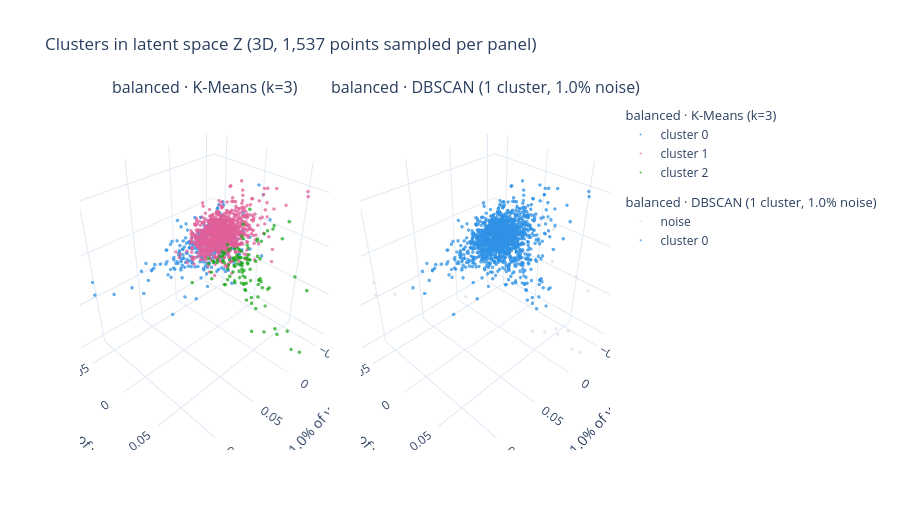
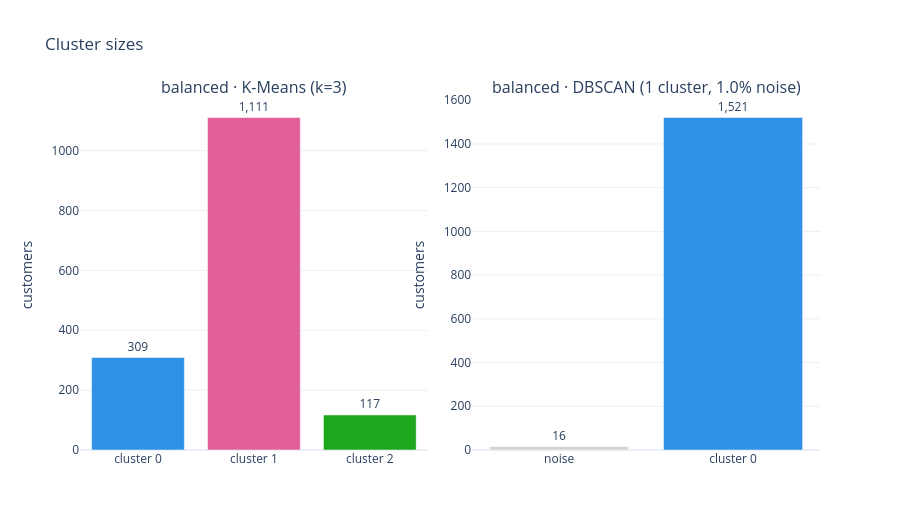
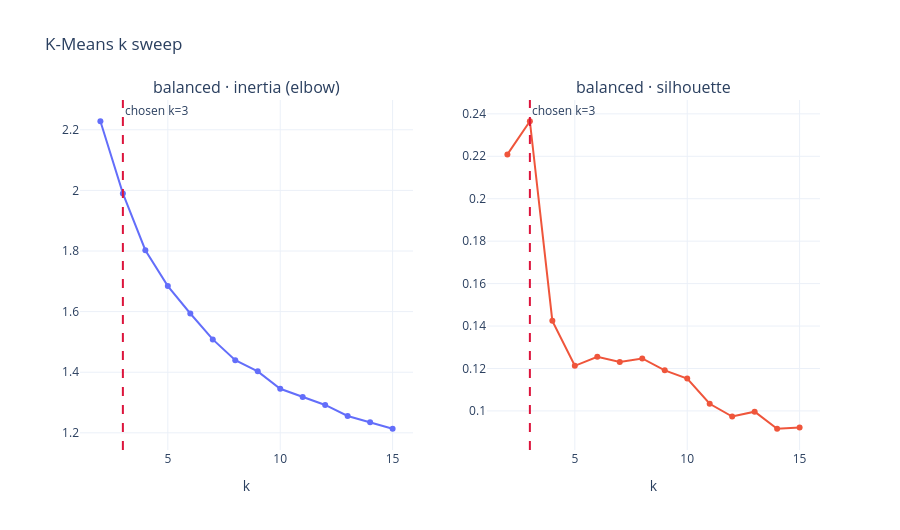

Source (notebook cell) for these figures, in order:
### Code cell
# Plot: clusters, cluster sizes, K-Means k sweep
figure = plot_clustering(train_result_repeat, dims=3)
figure.show()

figure = plot_clustering(train_result_repeat, view="sizes")
figure.show()

figure = plot_clustering(train_result_repeat, view="k_sweep")
figure.show()

### Figure 1 — Plotly figure (JSON) as saved in the notebook; plotly's stock layout.template omitted (floating-point values rounded to 4 significant figures; data arrays with more than 128 entries replaced by an {"elided": "..."} marker saying what was removed)
{"data": [{"customdata": {"elided": "309 str values"}, "hovertemplate": "%{customdata}<br>cluster 0<extra></extra>", "legendgroup": "balanced-kmeans", "legendgrouptitle": {"text": "balanced · K-Means (k=3)"}, "marker": {"color": "#2E91E5", "opacity": 0.75, "size": 2}, "mode": "markers", "name": "cluster 0", "scene": "scene", "type": "scatter3d", "x": {"elided": "309 float values"}, "y": {"elided": "309 float values"}, "z": {"elided": "309 float values"}}, {"customdata": {"elided": "1111 str values"}, "hovertemplate": "%{customdata}<br>cluster 1<extra></extra>", "legendgroup": "balanced-kmeans", "legendgrouptitle": {"text": "balanced · K-Means (k=3)"}, "marker": {"color": "#E15F99", "opacity": 0.75, "size": 2}, "mode": "markers", "name": "cluster 1", "scene": "scene", "type": "scatter3d", "x": {"elided": "1111 float values"}, "y": {"elided": "1111 float values"}, "z": {"elided": "1111 float values"}}, {"customdata": ["02e9109b7e0a985108b43e573b6afb23", "041caba6a63ace5818387698ea85cdb2", "06a52782a04f0086d16b9c22d0e29438", "07b1b60bca2b6326fa2adb259ea4a55f", "083ca1aa470c280236380973a48f77c6", "0a61b571f594b6919601bcf3380da7f7", "0b18593e033697810a62a987e77f4b8c", "0e4cb268bd62da7db135af6349b4fc2a", "12d8b5ed661190a3a08183644dfc504d", "12f5d6e1cbf93dafd9dcc19095df0b3d", "1373e04979cfa0fb2092909abbd57f25", "1b6e96ed99cb8d135efe220d761bbd67", "1c628081cb579ed6035b9aa8614e69f4", "1da09dd64e235e7c2f29a4faff33535c", "2004ba7732339d9be65f2236d8887ae4", "23339103d82a054f9729b0554ce22e8c", "25a560b9a6006157838aab1bdbd68624", "25f3cf83109f636d52d288fa4e797111", "2b161eaf4956b131691842e87b3c39c7", "2e43e031f10de28e557c35ef668f9396", "30a81e307f19e822e7199139fe52b1b0", "310647380793836bfa5b7b6b3f518423", "31d332d20895c5c0baefe55207a0fead", "32ea3bdedab835c3aa6cb68ce66565ef", "33176de67c05eeed870fd49f234387a0", "34b0cd95480e55c2a701293a2b9671b3", "39104edef5e46d7b8c61848cc95e6d97", "3bab949ef05da8e9b3cfd541b6af0ffd", "3de0c9303f39b7ccfe69ca11aee19cc6", "3ea4185126195c34ed9949d8e406d570", "455c17b35969ca198c17f2fc9e8eba1b", "46958f708ade6b6a88b2e5aca1e66de5", "47c1a3033b8b77b3ab6e109eb4d5fdf3", "4e1cce07cd5937c69dacac3c8b13d965", "4e65032f1f574189fb793bac5a867bbc", "4facc2e6fbc2bffab2fea92d2b4aa7e4", "50cd97d731f3f5e3f321673c2671a23d", "51d91326ffc0688da14a001de38c264b", "593cb774409e5239a1946d1c88e0813d", "5e8f38a9a1c023f3db718edcf926a2db", "6222ef69df52b4ed71be551725551cc0", "63cfc61cee11cbe306bff5857d00bfe4", "6419a1be8feac26ec793667b71cbaeb4", "6469f99c1f9dfae7733b25662e7f1782", "6668e1ae499e2e9be475b7f708580232", "6a6a7141119ceaeca4dfbae7a580a515", "6a80a86f478a93a5f4c7ba8db6441a6b", "6a9e15d6fa8ce1cabf193c21aa577f64", "6bb535b0906b43e0041916897667aeed", "6f64406ed5cfa4a2d9bd35e91bfd6587", "7305430719d715992b00be82af4a6aa8", "732d307839b02bc2d3a4c26b515ea2b9", "738ffcf1017b584e9d2684b36e07469c", "74cb1ad7e6d5674325c1f99b5ea30d82", "7589544c08cc5de364cad85ee73f4b63", "76a0491dd70c125840fa259f00dfc351", "795c1622cf7a53d63d324e862349d01c", "821e75291b1ad362e614c0ea79fc95a6", "83e7958a94bd7f74a9414d8782f87628", "86df00dc5fd68f4dd5d5945ca19f3ed6", "8961b4ca2c5aceb7a78ea72c6e0c840a", "8cd6f80d3c3994e2060d46ec07ff0b0a", "8dafb82f687e3b0dc9e97b4198b92128", "8f2fa110f45a5b5592f1593842b7e87d", "8f6ce2295bdbec03cd50e34b4bd7ba0a", "90f323e9f0948ddd96c6f6a8ecc75830", "93360190b9375a40b65720ee99387a4a", "94a19681bf6faa3c6ce3e2df1c2d97cb", "9832ae2f7d3e5fa4c7a1a06e9551bc61", "9d31457a03125fc870787a251760315a", "a029899dd8534557a81c369475ff80c8", "a1874c5550d2f0bc14cc122164603713", "a3021c629bd1d99347a8e75a9ab035d8", "a73c5464692d3bc09d64e3edefae9015", "a9e070f61d35aa13e420c8597b5ccb3d", "ab243cd9e788d689cc822380f59616e1", "ab744045d2445f5bae53b57a4b99bfbf", "ac987d464574ee0f743f9b630f937a27", "acaf5177d6de60fda7ce77c48abb5230", "acea6bd29b8c1e3c6a8b266a8fb4475e", "ae20947231d4d44dde1680a7ab14d90a", "b2e9a05d23ea17713b5d7799f2004f8e", "b39dde6dd619943190a8cc9aa6db38a4", "b4e4f24de1e8725b74e4a1f4975116ed", "b64ebaf3d11b7209fe566364cc359a51", "b8b3c435a58aebd788a477bed8342910", "ba77e9b6506636dcbd03e463d4786f24", "bc3e7032668d3f411c227eec09221362", "bf6656ef50e6fd00e7517b01d615b4f3", "c0118e2c0a037c31aeca71d0b81f66a1", "c25d2fb6d22e04ce43c3652e3cacadad", "c4fe9fc8b5e1b4f9992db983d0429854", "c6df3869c263531ebd51f0454a353605", "c76762dfb642ac154475239639f7f8f4", "c9b3b24308b1a4587ffa3e60fafc2b1f", "ca77025e7201e3b30c44b472ff346268", "cbd08b04b3f301152b7570da5e9c8cc4", "cd11a0920c498edb1da9ecd2d31aa599", "d02cbb85434c84acabb8e81bbf064d3e", "d132b863416f85f2abb1a988ca05dd12", "d3359a56d96666ac0c21bb01e7a61c95", "d387ea85dc301a91740e31360d355686", "d75acd4c5b7b4dfd32b9d9172b195419", "da2b78576894a7f95d45bfd20250cc54", "db03954a9a1cc5e71f6e0f73e81a628c", "db07fd2ad9869f8356b1fbeefdac31e8", "e0836a97eaae86ac4adc26fbb334a527", "e0c99ffdcd8891130985ac90cd2d8eec", "e1224167b1a3f92781c2ff55b0b794be", "e12f7f1e96f1f9f6361572028a1fad5a", "e325e139452a1ca05f5a33acedd7d94f", "e3301490c373db9263c15a73172d0c6f", "e9b87dccd9c326a3325385087eb0150c", "f0e310a6839dce9de1638e0fe5ab282a", "f34cd7fd85a1f8baff886edf09567be3", "f64ec6d8dd29940264cd0bbb5ecade8a", "fe81bb32c243a86b2f86fbf053fe6140"], "hovertemplate": "%{customdata}<br>cluster 2<extra></extra>", "legendgroup": "balanced-kmeans", "legendgrouptitle": {"text": "balanced · K-Means (k=3)"}, "marker": {"color": "#1CA71C", "opacity": 0.75, "size": 2}, "mode": "markers", "name": "cluster 2", "scene": "scene", "type": "scatter3d", "x": [-0.007898, -0.0003066, -0.01892, 0.02929, -0.03955, -0.006022, -0.03478, -0.005207, -0.002117, -0.04064, -0.01341, -0.001731, 0.003503, -0.0003861, -0.01784, -0.01779, -0.03355, -0.004378, -0.004399, -0.05064, -0.004976, -0.01302, 0.00282, 0.002339, 0.00968, 0.01573, -0.006996, -0.02025, 0.0162, -0.01376, 0.02398, -0.02185, -0.01203, -0.01304, -0.0192, -0.02849, -0.01882, -0.008223, -0.03527, 0.0143, -0.03258, -0.01934, -0.009094, -0.0222, -0.02816, -0.001324, -0.009829, -0.02523, 0.007489, 0.004811, -0.0123, -0.00731, -0.004547, -0.01029, -0.008565, -0.01331, -0.003108, -0.01299, -0.04191, -0.01389, 0.008543, -0.003437, -0.01715, -0.01152, -0.02265, 0.004616, -0.02012, -0.006229, 0.01288, -0.03165, -0.01943, -0.01869, 0.00766, -0.01826, 0.01299, -0.009498, 0.003224, -0.007617, 0.0001811, 0.009038, -0.009747, -0.005734, -0.01947, -0.002296, -8.7e-05, -0.0233, -0.01312, -0.01258, -0.008154, -0.02052, 0.008571, -0.01751, -0.02373, -0.0326, -0.009789, -0.02563, 0.0008644, 0.004296, -0.006409, -0.009678, -0.01893, -0.00909, -0.01785, 0.0006469, -0.01382, -0.008762, -0.0003679, -0.009848, 0.008416, 0.008136, -0.01021, 0.02531, -0.01891, -0.01147, -0.01792, -0.00644, 0.0007589], "y": [0.02466, -0.003036, 0.01046, -0.007918, 0.02491, 0.0232, 0.01729, 0.0008133, 0.048, 0.061, 0.01766, -0.0105, 0.009703, 0.04834, 0.01006, 0.008714, 0.04638, 0.009676, 0.0008985, 0.04053, -0.001059, 0.01612, 0.01352, -0.005461, 0.05835, 0.005032, 0.003476, 0.03003, 0.02297, 0.0193, 0.02884, 0.01043, 0.06754, 0.0408, 0.04523, 0.0822, 0.01876, 0.03728, 0.02461, 0.05625, 0.007337, 0.07393, 0.022, 0.07978, 0.02236, 0.003098, 0.01409, 0.0173, 0.03881, 0.02282, 0.02493, -0.001687, 0.03278, 0.04068, 0.004467, 0.009619, 0.03119, 0.01464, 0.02929, 0.03897, 0.02825, 0.01506, 0.01166, 0.01012, 0.01648, 0.02616, 0.007877, 0.01328, 0.0449, 0.02449, 0.0198, 0.0481, 0.02456, 0.02555, -0.001827, 0.0307, 0.02004, 0.01642, 0.01165, 0.04876, 0.0128, 0.01554, 0.0396, 0.04113, 0.01121, 0.03101, 0.02245, 0.002078, 0.02031, 0.01796, 0.01411, 0.02025, 0.007595, 0.03653, 0.01796, 0.08741, 0.02703, 0.001181, -0.002344, 0.02411, 0.03482, 0.02503, 0.01648, 0.02826, 0.02613, 0.01122, -0.01534, 0.02057, 0.008255, 0.02126, 0.01013, 0.01359, 0.02048, 0.06465, 0.0469, 0.02375, 0.06086], "z": [-0.02694, -0.02444, 0.0003007, -0.039, 0.003489, -0.02146, -0.008749, -0.01826, -0.04284, -0.03285, -0.03182, -0.02972, -0.02001, -0.02736, -0.02358, -0.02438, 0.006122, -0.00751, -0.02564, 0.01505, -0.01635, -0.01864, -0.02551, -0.02731, -0.01385, -0.03483, -0.007204, -0.01425, -0.03204, -0.03916, -0.02494, -0.004012, -0.08404, -0.03132, -0.0654, -0.03131, -0.01953, -0.011, 0.001758, -0.07019, 0.02233, -0.08043, -0.03102, -0.1032, -0.001808, -0.02294, -0.01513, -0.0266, -0.0203, -0.01631, -0.05306, -0.02008, -0.05669, -0.06614, -0.03057, -0.02536, -0.04403, -0.03544, 0.006217, -0.03387, -0.03103, -0.03135, -0.02314, -0.0311, -0.02905, 0.003655, -0.01675, -0.007393, -0.02098, -0.004932, -0.02737, -0.04114, -0.00626, -0.04392, -0.02197, -0.02358, -0.01015, -0.02337, -0.04037, -0.03702, -0.01781, -0.04285, -0.04601, -0.05458, -0.006885, -0.01799, -0.002243, -0.02784, -0.007837, -0.02313, -0.004366, -0.008242, 0.009976, 0.01616, -0.02493, -0.104, -0.02978, -0.02326, -0.02307, -0.04476, -0.03901, -0.04311, -0.0216, -0.01235, -0.01694, -0.02204, -0.02854, -0.02208, -0.01107, -0.02761, -0.0219, -0.01817, -0.01617, -0.07807, -0.04286, -0.04159, -0.07678]}, {"customdata": ["09ab36a420b5c87c5c9772bdb494f2e3", "12f5d6e1cbf93dafd9dcc19095df0b3d", "2947c03745112e23dced5a2ab3f8c568", "2e366b0c6451864364bab2e7917ca1bb", "47c1a3033b8b77b3ab6e109eb4d5fdf3", "4facc2e6fbc2bffab2fea92d2b4aa7e4", "5e8f38a9a1c023f3db718edcf926a2db", "63cfc61cee11cbe306bff5857d00bfe4", "6469f99c1f9dfae7733b25662e7f1782", "83e7958a94bd7f74a9414d8782f87628", "ca77025e7201e3b30c44b472ff346268", "ca994abc57b0bd7981d91d0061b3d8d6", "d77aa95864ae5b42160937615628723a", "da122df9eeddfedc1dc1f5349a1a690c", "f0e310a6839dce9de1638e0fe5ab282a", "fe81bb32c243a86b2f86fbf053fe6140"], "hovertemplate": "%{customdata}<br>noise<extra></extra>", "legendgroup": "balanced-dbscan", "legendgrouptitle": {"text": "balanced · DBSCAN (1 cluster, 1.0% noise)"}, "marker": {"color": "lightgray", "opacity": 0.5, "size": 2}, "mode": "markers", "name": "noise", "scene": "scene2", "type": "scatter3d", "x": [0.08341, -0.04064, 0.1198, 0.1208, -0.01203, -0.02849, 0.0143, -0.01934, -0.0222, -0.04191, -0.02563, 0.05443, -0.00434, -0.01996, -0.01147, 0.0007589], "y": [-0.0628, 0.061, -0.03082, -0.02874, 0.06754, 0.0822, 0.05625, 0.07393, 0.07978, 0.02929, 0.08741, 0.009219, 0.02159, 0.04657, 0.06465, 0.06086], "z": [-0.05374, -0.03285, -0.01697, -0.002261, -0.08404, -0.03131, -0.07019, -0.08043, -0.1032, 0.006217, -0.104, -0.033, -0.01683, -0.01235, -0.07807, -0.07678]}, {"customdata": {"elided": "1521 str values"}, "hovertemplate": "%{customdata}<br>cluster 0<extra></extra>", "legendgroup": "balanced-dbscan", "legendgrouptitle": {"text": "balanced · DBSCAN (1 cluster, 1.0% noise)"}, "marker": {"color": "#2E91E5", "opacity": 0.75, "size": 2}, "mode": "markers", "name": "cluster 0", "scene": "scene2", "type": "scatter3d", "x": {"elided": "1521 float values"}, "y": {"elided": "1521 float values"}, "z": {"elided": "1521 float values"}}], "layout": {"annotations": [{"font": {"size": 16}, "showarrow": false, "text": "balanced · K-Means (k=3)", "x": 0.235, "xanchor": "center", "xref": "paper", "y": 1, "yanchor": "bottom", "yref": "paper"}, {"font": {"size": 16}, "showarrow": false, "text": "balanced · DBSCAN (1 cluster, 1.0% noise)", "x": 0.765, "xanchor": "center", "xref": "paper", "y": 1, "yanchor": "bottom", "yref": "paper"}], "height": 530, "legend": {"groupclick": "toggleitem"}, "scene": {"domain": {"x": [0, 0.47], "y": [0, 1]}, "xaxis": {"title": {"text": "PC1 (21.0% of variance)"}}, "yaxis": {"title": {"text": "PC2 (13.8% of variance)"}}, "zaxis": {"title": {"text": "PC3 (13.7% of variance)"}}}, "scene2": {"domain": {"x": [0.53, 1], "y": [0, 1]}, "xaxis": {"title": {"text": "PC1 (21.0% of variance)"}}, "yaxis": {"title": {"text": "PC2 (13.8% of variance)"}}, "zaxis": {"title": {"text": "PC3 (13.7% of variance)"}}}, "title": {"text": "Clusters in latent space Z (3D, 1,537 points sampled per panel)"}}}

### Figure 2 — Plotly figure (JSON) as saved in the notebook; plotly's stock layout.template omitted (floating-point values rounded to 4 significant figures)
{"data": [{"marker": {"color": ["#2E91E5", "#E15F99", "#1CA71C"]}, "showlegend": false, "text": ["309", "1,111", "117"], "textposition": "outside", "type": "bar", "x": ["cluster 0", "cluster 1", "cluster 2"], "xaxis": "x", "y": [309, 1111, 117], "yaxis": "y"}, {"marker": {"color": ["lightgray", "#2E91E5"]}, "showlegend": false, "text": ["16", "1,521"], "textposition": "outside", "type": "bar", "x": ["noise", "cluster 0"], "xaxis": "x2", "y": [16, 1521], "yaxis": "y2"}], "layout": {"annotations": [{"font": {"size": 16}, "showarrow": false, "text": "balanced · K-Means (k=3)", "x": 0.235, "xanchor": "center", "xref": "paper", "y": 1, "yanchor": "bottom", "yref": "paper"}, {"font": {"size": 16}, "showarrow": false, "text": "balanced · DBSCAN (1 cluster, 1.0% noise)", "x": 0.765, "xanchor": "center", "xref": "paper", "y": 1, "yanchor": "bottom", "yref": "paper"}], "height": 530, "legend": {"groupclick": "toggleitem"}, "title": {"text": "Cluster sizes"}, "xaxis": {"anchor": "y", "domain": [0, 0.47]}, "xaxis2": {"anchor": "y2", "domain": [0.53, 1]}, "yaxis": {"anchor": "x", "domain": [0, 1], "title": {"text": "customers"}, "type": "linear"}, "yaxis2": {"anchor": "x2", "domain": [0, 1], "title": {"text": "customers"}, "type": "linear"}}}

### Figure 3 — Plotly figure (JSON) as saved in the notebook; plotly's stock layout.template omitted (floating-point values rounded to 4 significant figures)
{"data": [{"mode": "lines+markers", "showlegend": false, "type": "scatter", "x": [2, 3, 4, 5, 6, 7, 8, 9, 10, 11, 12, 13, 14, 15], "xaxis": "x", "y": [2.228, 1.99, 1.803, 1.684, 1.594, 1.508, 1.44, 1.403, 1.345, 1.318, 1.292, 1.256, 1.235, 1.213], "yaxis": "y"}, {"mode": "lines+markers", "showlegend": false, "type": "scatter", "x": [2, 3, 4, 5, 6, 7, 8, 9, 10, 11, 12, 13, 14, 15], "xaxis": "x2", "y": [0.2209, 0.2365, 0.1424, 0.1213, 0.1255, 0.123, 0.1247, 0.1191, 0.1152, 0.1034, 0.09736, 0.09966, 0.0916, 0.09213], "yaxis": "y2"}], "layout": {"annotations": [{"font": {"size": 16}, "showarrow": false, "text": "balanced · inertia (elbow)", "x": 0.225, "xanchor": "center", "xref": "paper", "y": 1, "yanchor": "bottom", "yref": "paper"}, {"font": {"size": 16}, "showarrow": false, "text": "balanced · silhouette", "x": 0.775, "xanchor": "center", "xref": "paper", "y": 1, "yanchor": "bottom", "yref": "paper"}, {"showarrow": false, "text": "chosen k=3", "x": 3, "xanchor": "left", "xref": "x", "y": 1, "yanchor": "top", "yref": "y domain"}, {"showarrow": false, "text": "chosen k=3", "x": 3, "xanchor": "left", "xref": "x2", "y": 1, "yanchor": "top", "yref": "y2 domain"}], "height": 530, "legend": {"groupclick": "toggleitem"}, "shapes": [{"line": {"color": "crimson", "dash": "dash"}, "type": "line", "x0": 3, "x1": 3, "xref": "x", "y0": 0, "y1": 1, "yref": "y domain"}, {"line": {"color": "crimson", "dash": "dash"}, "type": "line", "x0": 3, "x1": 3, "xref": "x2", "y0": 0, "y1": 1, "yref": "y2 domain"}], "title": {"text": "K-Means k sweep"}, "xaxis": {"anchor": "y", "domain": [0, 0.45], "title": {"text": "k"}}, "xaxis2": {"anchor": "y2", "domain": [0.55, 1], "title": {"text": "k"}}, "yaxis": {"anchor": "x", "domain": [0, 1]}, "yaxis2": {"anchor": "x2", "domain": [0, 1]}}}
